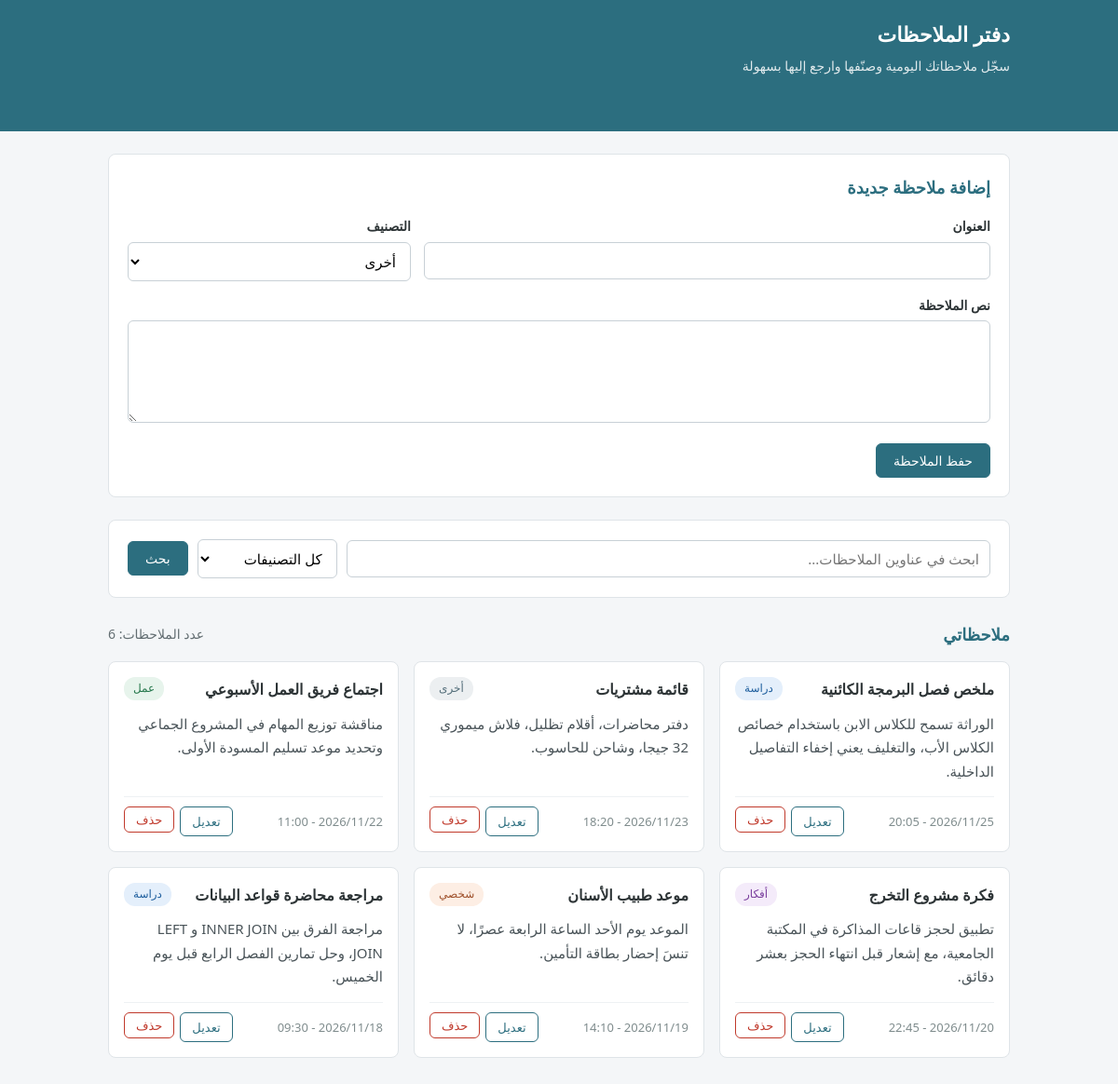
The page / on the database its author committed.
### tables this page shows
CREATE TABLE notes (
    id         INT AUTO_INCREMENT PRIMARY KEY,
    title      VARCHAR(150) NOT NULL,
    content    TEXT NOT NULL,
    category   VARCHAR(30) NOT NULL DEFAULT 'أخرى',
    created_at DATETIME DEFAULT CURRENT_TIMESTAMP,
    updated_at DATETIME NULL ON UPDATE CURRENT_TIMESTAMP
);

### config.php (called while the page is built, shortened)
<?php
$categories = ['شخصي', 'دراسة', 'عمل', 'أفكار', 'أخرى'];
$category_classes = [
    'شخصي'  => 'cat-personal',
    'دراسة' => 'cat-study',
    'عمل'   => 'cat-work',
    'أفكار' => 'cat-ideas',
    'أخرى'  => 'cat-other',
];
function e($value)
{
    return htmlspecialchars((string) $value, ENT_QUOTES, 'UTF-8');
}
function input_text($source, $key)
{
    return '';
}
function excerpt($text, $length = 140)
{
    if (mb_strlen($text) <= $length) {
        return $text;
    }
    return mb_substr($text, 0, $length) . '...';
}
function format_date($datetime)
{
    return date('Y/m/d - H:i', strtotime($datetime));
}

### index.php (the view, shortened to what this page needs)
<?php
require 'config.php';
$old = ['title' => '', 'content' => '', 'category' => 'أخرى'];
$search = input_text($_GET, 'q');
$filter_category = input_text($_GET, 'category');
if (!in_array($filter_category, $categories, true)) {
    $filter_category = '';
}
$sql = 'SELECT id, title, content, category, created_at, updated_at FROM notes';
$sql .= ' ORDER BY created_at DESC, id DESC';
$stmt = mysqli_prepare($conn, $sql);
mysqli_stmt_execute($stmt);
$notes = mysqli_fetch_all(mysqli_stmt_get_result($stmt), MYSQLI_ASSOC);
$is_filtered = ($search !== '' || $filter_category !== '');
?>
<!DOCTYPE html>
<html lang="ar" dir="rtl">
<head>
    <link rel="stylesheet" href="style.css">
</head>
<body>
<header class="site-header">
    <div class="container">
        <h1><a href="index.php">دفتر الملاحظات</a></h1>
        <p>سجّل ملاحظاتك اليومية وصنّفها وارجع إليها بسهولة</p>
    </div>
</header>
<main class="container">
    <section class="box">
        <h2>إضافة ملاحظة جديدة</h2>
        <form method="post" action="index.php">
            <div class="form-grid">
                <div class="form-row">
                    <label for="title">العنوان</label>
                    <input type="text" id="title" name="title" maxlength="<?= TITLE_MAX ?>"
                           value="<?= e($old['title']) ?>" required>
                </div>
                <div class="form-row">
                    <label for="category">التصنيف</label>
                    <select id="category" name="category">
                        <?php foreach ($categories as $cat): ?>
                            <option value="<?= e($cat) ?>" <?= $cat === $old['category'] ? 'selected' : '' ?>>
                                <?= e($cat) ?>
                            </option>
                        <?php endforeach; ?>
                    </select>
                </div>
            </div>
            <div class="form-row">
                <label for="content">نص الملاحظة</label>
                <textarea id="content" name="content" maxlength="<?= CONTENT_MAX ?>" required><?= e($old['content']) ?></textarea>
            </div>
            <button type="submit" class="btn">حفظ الملاحظة</button>
        </form>
    </section>
    <section class="box">
        <form method="get" action="index.php" class="search-bar">
            <input type="search" name="q" placeholder="ابحث في عناوين الملاحظات..."
                   value="<?= e($search) ?>" aria-label="البحث في العناوين">
            <select name="category" aria-label="التصنيف">
                <option value="">كل التصنيفات</option>
            </select>
            <button type="submit" class="btn">بحث</button>
        </form>
    </section>
    <section>
        <div class="list-header">
            <h2>ملاحظاتي</h2>
            <span class="counter">عدد الملاحظات: <?= count($notes) ?></span>
        </div>
        <?php if (empty($notes) && $is_filtered): ?>
            <div class="box empty-state">
                لا توجد ملاحظات مطابقة للبحث. جرّب كلمة أخرى أو اختر "كل التصنيفات".
            </div>
        <?php elseif (empty($notes)): ?>
            <div class="box empty-state">
                لا توجد ملاحظات بعد. ابدأ بإضافة أول ملاحظة من النموذج أعلاه.
            </div>
        <?php else: ?>
            <div class="cards">
                <?php foreach ($notes as $note): ?>
                    <article class="card">
                        <div class="card-head">
                            <h3><?= e($note['title']) ?></h3>
                            <span class="badge <?= $category_classes[$note['category']] ?? 'cat-other' ?>">
                                <?= e($note['category']) ?>
                            </span>
                        </div>
                        <p class="card-text"><?= e(excerpt($note['content'])) ?></p>
                        <div class="card-foot">
                            <span>
                                <?= e(format_date($note['created_at'])) ?>
                            </span>
                            <div class="actions">
                                <a class="btn btn-light btn-small" href="edit.php?id=<?= (int) $note['id'] ?>">تعديل</a>
                                <form method="post" action="delete.php"
                                      onsubmit="return confirm('هل أنت متأكد من حذف هذه الملاحظة؟');">
                                    <button type="submit" class="btn btn-danger btn-small">حذف</button>
                                </form>
                            </div>
                        </div>
                    </article>
                <?php endforeach; ?>
            </div>
        <?php endif; ?>
    </section>
</main>
</body>
</html>

### style.css (style rules this page uses)
* { box-sizing: border-box; }
body { margin: 0; font-family: Tahoma, "Segoe UI", Arial, sans-serif; font-size: 15px; line-height: 1.7; color: #2d3436; background: #f4f6f8; }
.container { max-width: 1000px; margin: 0 auto; padding: 0 16px 40px; }
header.site-header { background: #2c6e7f; color: #fff; padding: 18px 0; margin-bottom: 24px; }
header.site-header h1 { margin: 0; font-size: 22px; }
header.site-header a { color: #fff; text-decoration: none; }
header.site-header p { margin: 4px 0 0; opacity: 0.85; font-size: 14px; }
h2 { font-size: 18px; margin: 0 0 14px; color: #2c6e7f; }
.box { background: #fff; border: 1px solid #dfe4e8; border-radius: 8px; padding: 20px; margin-bottom: 24px; }
.form-row { margin-bottom: 14px; }
label { display: block; margin-bottom: 5px; font-weight: bold; font-size: 14px; }
input[type="text"], input[type="search"], select, textarea { width: 100%; padding: 9px 11px; font-family: inherit; font-size: 15px; border: 1px solid #c8d0d6; border-radius: 6px; background: #fff; }
textarea { min-height: 110px; resize: vertical; }
.form-grid { display: grid; grid-template-columns: 2fr 1fr; gap: 14px; }
.btn { display: inline-block; padding: 8px 18px; font-family: inherit; font-size: 14px; border: 1px solid #2c6e7f; border-radius: 6px; background: #2c6e7f; color: #fff; text-decoration: none; cursor: pointer; }
.btn-light { background: #fff; color: #2c6e7f; }
.btn-danger { background: #fff; color: #c0392b; border-color: #c0392b; }
.btn-small { padding: 4px 12px; font-size: 13px; }
.search-bar { display: flex; gap: 10px; align-items: center; flex-wrap: wrap; }
.search-bar input[type="search"] { flex: 1; min-width: 180px; }
.search-bar select { width: auto; min-width: 150px; }
.list-header { display: flex; justify-content: space-between; align-items: center; margin-bottom: 14px; }
.list-header h2 { margin: 0; }
.counter { color: #636e72; font-size: 14px; }
.cards { display: grid; grid-template-columns: repeat(auto-fill, minmax(280px, 1fr)); gap: 16px; }
.card { background: #fff; border: 1px solid #dfe4e8; border-radius: 8px; padding: 16px; display: flex; flex-direction: column; }
.card-head { display: flex; justify-content: space-between; align-items: flex-start; gap: 10px; }
.card h3 { margin: 0; font-size: 16px; word-break: break-word; }
.card-text { flex: 1; margin: 10px 0 14px; color: #4a5459; word-break: break-word; }
.card-foot { display: flex; justify-content: space-between; align-items: center; border-top: 1px solid #eef1f3; padding-top: 10px; font-size: 13px; color: #7f8c8d; }
.actions { display: flex; gap: 6px; }
.actions form { margin: 0; }
.badge { white-space: nowrap; padding: 2px 10px; border-radius: 12px; font-size: 12px; }
.cat-personal { background: #fdeee4; color: #a0522d; }
.cat-study { background: #e4effb; color: #1f5f9e; }
.cat-work { background: #e7f4ec; color: #23764a; }
.cat-ideas { background: #f4ebfa; color: #7a3e9d; }
.cat-other { background: #eceff1; color: #546e7a; }

### rows shown on the page
notes: title "ملخص فصل البرمجة الكائنية", category "دراسة", content "الوراثة تسمح للكلاس الابن باستخدام خصائص الكلاس الأب، والتغليف يعني إخفاء التفاصيل الداخلية.", created_at "2026/11/25 - 20:05"
notes: title "قائمة مشتريات", category "أخرى", content "دفتر محاضرات، أقلام تظليل، فلاش ميموري 32 جيجا، وشاحن للحاسوب.", created_at "2026/11/23 - 18:20"
notes: title "اجتماع فريق العمل الأسبوعي", category "عمل", content "مناقشة توزيع المهام في المشروع الجماعي وتحديد موعد تسليم المسودة الأولى.", created_at "2026/11/22 - 11:00"
notes: title "فكرة مشروع التخرج", category "أفكار", content "تطبيق لحجز قاعات المذاكرة في المكتبة الجامعية، مع إشعار قبل انتهاء الحجز بعشر دقائق.", created_at "2026/11/20 - 22:45"
notes: title "موعد طبيب الأسنان", category "شخصي", content "الموعد يوم الأحد الساعة الرابعة عصرًا، لا تنسَ إحضار بطاقة التأمين.", created_at "2026/11/19 - 14:10"
notes: title "مراجعة محاضرة قواعد البيانات", category "دراسة", content "مراجعة الفرق بين INNER JOIN و LEFT JOIN، وحل تمارين الفصل الرابع قبل يوم الخميس.", created_at "2026/11/18 - 09:30"

### other values the page prints
count($notes) "6"
form field category "أخرى"
